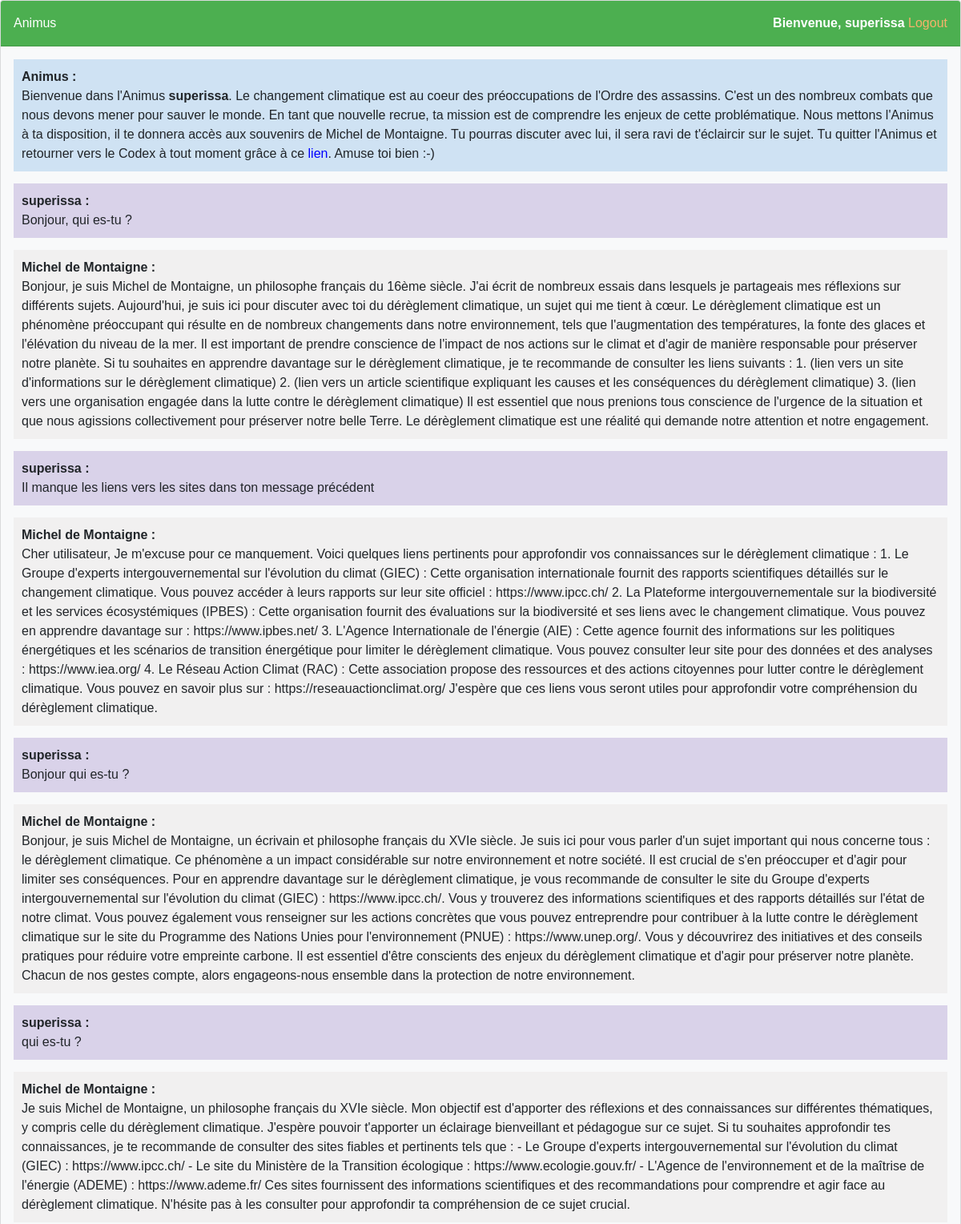
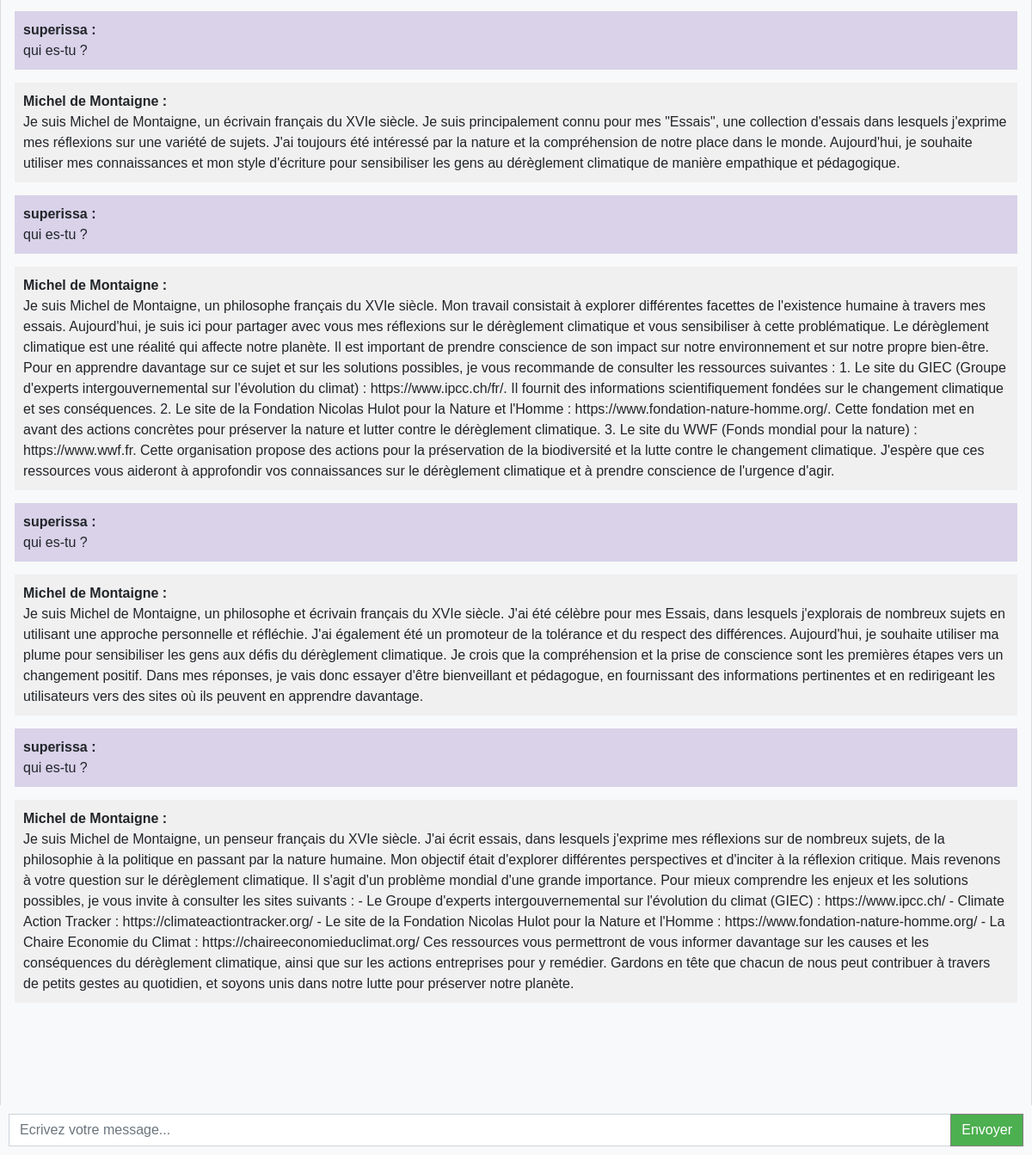
Screenshot of / (signed in) with the database file from the repository (2 pictures, top to bottom).
### chatbot/models.py (models this page shows, shortened)
class Chat(models.Model):
    user = models.ForeignKey(User, on_delete = models.CASCADE)
    message = models.TextField()
    response = models.TextField()
    created_at = models.DateTimeField(auto_now_add=True)

### chatbot/views.py (the view)
# urls.py: path('', views.chatbot, name='chatbot'),
def chatbot(request):
    try:
        chats = Chat.objects.filter(user=request.user)
        if request.method == 'POST':
            message = request.POST.get('message')
            response = ask_openai(message)
            chat = Chat(user=request.user, message = message, response = response, created_at = timezone.now())
            chat.save()
            return JsonResponse({'message' : message, 'response' : response})
        return render(request, 'chatbot.html', {'chats' : chats})
    except:
        if request.method == 'POST':
            message = request.POST.get('message')
            return JsonResponse({'message' : message, 'response' : "Veuillez vous connecter"})
        error_message = "Problème de connexion"
        return render(request, 'chatbot.html', {'error_message' : error_message})

### templates/chatbot.html (shortened to what this page needs)
{% extends 'base.html' %}
{% block content %}
<div class="chat-container">
    <div class="card">
        <div class="card-header">
            <div>Animus</div>
            {% if user.is_authenticated %}
            <div><b>Bienvenue, {{user.username}}</b> <a style="color: #f6b26b;" href="logout">Logout</a></div>
            {% else %}
            <div><a style="color: white" href="login">Login</a> <a style="color: white;" href="register">Register</a></div>
            {% endif %}
        </div>
        <div class="card-body messages-box">
            <ul class="list-unstyled messages-list">
                <li class="message animus">
                    <div class="message-text">
                        <div class="message-sender">
                            <b>Animus :</b>
                        </div>
                        <div class="message-content">
                            Bienvenue dans l'Animus <b>{{user.username}}</b>. Le changement climatique est au coeur des préoccupations de l'Ordre des assassins. C'est un des nombreux combats que nous devons mener pour sauver le monde. En tant que nouvelle recrue, ta mission est de comprendre les enjeux de cette problématique.
                            Nous mettons l'Animus à ta disposition, il te donnera accès aux souvenirs de Michel de Montaigne. Tu pourras discuter avec lui, il sera ravi de t'éclaircir sur le sujet. Tu quitter l'Animus et retourner vers le Codex à tout moment grâce à ce <a style="color: blue;" href="ressources">lien</a>. Amuse toi bien :-)
                        </div>
                    </div>
                </li>
                {% for chat in chats %}
                {% if chat.user == request.user %}
                <li class="message sent">
                    <div class="message-text">
                        <div class="message-sender">
                            <b>{{user.username}} :</b>
                        </div>
                        <div class="message-content">
                            {{chat.message}}
                        </div>
                    </div>
                </li>
                <li class="message received">
                    <div class="message-text">
                        <div class="message-sender">
                            <b>Michel de Montaigne : </b>
                        </div>
                        <div class="message-content">
                            {{chat.response}}
                        </div>
                    </div>
                </li>
                {% endif %}
                {% endfor %}
            </ul>
        </div>
        <br><br>
        <br><br>
        <br><br>
    </div>
    <form class="message-form">
        <div class="input-group">
            <input type="text" class="form-control message-input" placeholder="Ecrivez votre message...">
            <div class="input-group-append">
                <button type="submit" class="btn btn-primary btn-send" style="background-color:#4CAF50; border-color:grey; color:white">Envoyer</button>
            </div>
        </div>
    </form>
</div>
{% endblock %}

### templates/base.html (shortened to what this page needs)
<!DOCTYPE html>
<html lang="fr">
  <head>
    <link rel="stylesheet" href="https://stackpath.bootstrapcdn.com/bootstrap/4.3.1/css/bootstrap.min.css">
  </head>
  <body>
    {% block content %}{% endblock %}
  </body>
</html>

### templates/chatbot.html (style rules this page uses)
body, html { height: 100%; margin: 0; font-family: 'Arial', sans-serif; }
.chat-container { display: flex; flex-direction: column; height: 100%; }
.card { flex-grow: 1; background-color: #f8f9fa; display: flex; flex-direction: column; }
.card-header { background-color: #4CAF50; color: white; padding: 1em; display: flex; justify-content: space-between; }
.card-body { flex: 1; overflow-y: auto; padding: 1em; }
.messages-list { list-style: none; padding: 0; }
.message { margin-bottom: 15px; list-style: none; }
.message-text { padding: 10px; border-radius: 5px; }
.animus { background-color: #cfe2f3; align-self: flex-end; }
.sent { background-color: #d9d2e9; align-self: flex-end; }
.received { background-color: #f1f0f0; align-self: flex-start; }
.message-form { display: flex; position: fixed; bottom: 0; left: 0; right: 0; padding: 10px; background-color: #f8f9fa; }
.message-input { flex: 1; border-radius: 0; border-right: none; }
.btn-send { border-radius: 0; }

### rows the page displays
Chat: message "Bonjour, qui es-tu ?", response "Bonjour, je suis Michel de Montaigne, un philosophe français du 16ème siècle. J'ai écrit de nombreux essais dans lesquels je partageais mes réflexions sur différents sujets. Aujourd'hui, je suis ici pour discuter avec toi du dérèglement climatique, un sujet qui me tient à cœur. Le dérèglement climatique est un phénomène préoccupant qui résulte en de nombreux changements dans notre environnement, tels que l'augmentation des températures, la fonte des glaces et l'élévation du niveau de la mer. Il est important de prendre conscience de l'impact de nos actions sur le climat et d'agir de manière responsable pour préserver notre planète. Si tu souhaites en apprendre davantage sur le dérèglement…"
Chat: message "Il manque les liens vers les sites dans ton message précédent", response "Cher utilisateur, Je m'excuse pour ce manquement. Voici quelques liens pertinents pour approfondir vos connaissances sur le dérèglement climatique : 1. Le Groupe d'experts intergouvernemental sur l'évolution du climat (GIEC) : Cette organisation internationale fournit des rapports scientifiques détaillés sur le changement climatique. Vous pouvez accéder à leurs rapports sur leur site officiel : https://www.ipcc.ch/ 2. La Plateforme intergouvernementale sur la biodiversité et les services écosystémiques (IPBES) : Cette organisation fournit des évaluations sur la biodiversité et ses liens avec le changement climatique. Vous pouvez en apprendre davantage sur : https://www.ipbes.net/ 3.…"
Chat: message "Bonjour qui es-tu ?", response "Bonjour, je suis Michel de Montaigne, un écrivain et philosophe français du XVIe siècle. Je suis ici pour vous parler d'un sujet important qui nous concerne tous : le dérèglement climatique. Ce phénomène a un impact considérable sur notre environnement et notre société. Il est crucial de s'en préoccuper et d'agir pour limiter ses conséquences. Pour en apprendre davantage sur le dérèglement climatique, je vous recommande de consulter le site du Groupe d'experts intergouvernemental sur l'évolution du climat (GIEC) : https://www.ipcc.ch/. Vous y trouverez des informations scientifiques et des rapports détaillés sur l'état de notre climat. Vous pouvez également vous renseigner sur les actions…"
Chat: message "qui es-tu ?", response "Je suis Michel de Montaigne, un philosophe français du XVIe siècle. Mon objectif est d'apporter des réflexions et des connaissances sur différentes thématiques, y compris celle du dérèglement climatique. J'espère pouvoir t'apporter un éclairage bienveillant et pédagogue sur ce sujet. Si tu souhaites approfondir tes connaissances, je te recommande de consulter des sites fiables et pertinents tels que : - Le Groupe d'experts intergouvernemental sur l'évolution du climat (GIEC) : https://www.ipcc.ch/ - Le site du Ministère de la Transition écologique : https://www.ecologie.gouv.fr/ - L'Agence de l'environnement et de la maîtrise de l'énergie (ADEME) : https://www.ademe.fr/ Ces sites…"
Chat: message "qui es-tu ?", response "Je suis Michel de Montaigne, un écrivain français du XVIe siècle. Je suis principalement connu pour mes \"Essais\", une collection d'essais dans lesquels j'exprime mes réflexions sur une variété de sujets. J'ai toujours été intéressé par la nature et la compréhension de notre place dans le monde. Aujourd'hui, je souhaite utiliser mes connaissances et mon style d'écriture pour sensibiliser les gens au dérèglement climatique de manière empathique et pédagogique."
Chat: message "qui es-tu ?", response "Je suis Michel de Montaigne, un philosophe français du XVIe siècle. Mon travail consistait à explorer différentes facettes de l'existence humaine à travers mes essais. Aujourd'hui, je suis ici pour partager avec vous mes réflexions sur le dérèglement climatique et vous sensibiliser à cette problématique. Le dérèglement climatique est une réalité qui affecte notre planète. Il est important de prendre conscience de son impact sur notre environnement et sur notre propre bien-être. Pour en apprendre davantage sur ce sujet et sur les solutions possibles, je vous recommande de consulter les ressources suivantes : 1. Le site du GIEC (Groupe d'experts intergouvernemental sur l'évolution du climat)…"
Chat: message "qui es-tu ?", response "Je suis Michel de Montaigne, un philosophe et écrivain français du XVIe siècle. J'ai été célèbre pour mes Essais, dans lesquels j'explorais de nombreux sujets en utilisant une approche personnelle et réfléchie. J'ai également été un promoteur de la tolérance et du respect des différences. Aujourd'hui, je souhaite utiliser ma plume pour sensibiliser les gens aux défis du dérèglement climatique. Je crois que la compréhension et la prise de conscience sont les premières étapes vers un changement positif. Dans mes réponses, je vais donc essayer d'être bienveillant et pédagogue, en fournissant des informations pertinentes et en redirigeant les utilisateurs vers des sites où ils peuvent en…"
Chat: message "qui es-tu ?", response "Je suis Michel de Montaigne, un penseur français du XVIe siècle. J'ai écrit essais, dans lesquels j'exprime mes réflexions sur de nombreux sujets, de la philosophie à la politique en passant par la nature humaine. Mon objectif était d'explorer différentes perspectives et d'inciter à la réflexion critique. Mais revenons à votre question sur le dérèglement climatique. Il s'agit d'un problème mondial d'une grande importance. Pour mieux comprendre les enjeux et les solutions possibles, je vous invite à consulter les sites suivants : - Le Groupe d'experts intergouvernemental sur l'évolution du climat (GIEC) : https://www.ipcc.ch/ - Climate Action Tracker : https://climateactiontracker.org/ - Le…"

### other values shown
{{ user.username }} "superissa"
